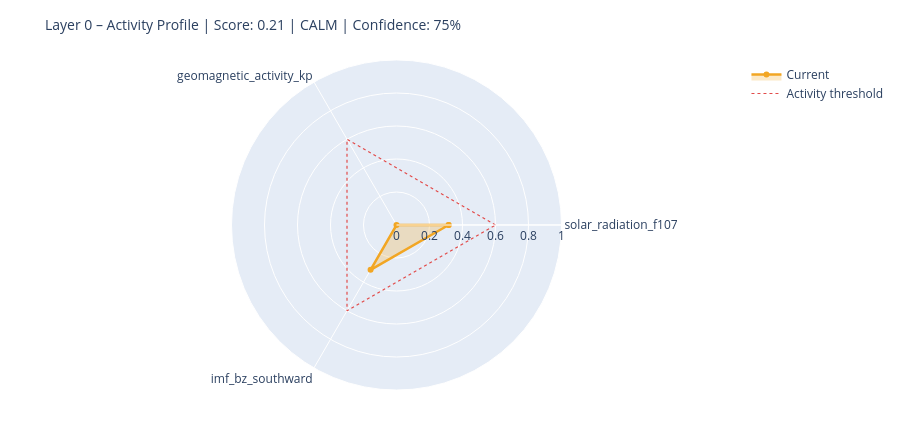

Write notebook code for a chart like this one.
### Markdown cell above
---
## 6. State Assessment & Handoff to Layer 1

### Code cell
# ============================================================
# STEP 1 – Collect raw values with source modes
# Mode: 'primary' | 'fallback_3h' | 'last_valid' | 'missing'
# ============================================================

def safe_last(df, col):
    if df is None or col not in df.columns: return None
    s = df[col].dropna()
    return float(s.iloc[-1]) if not s.empty else None

f107_now = safe_last(df_f107, 'f10.7')
bz_now   = safe_last(df_mag,  'bz_gsm')
kp_now   = safe_last(df_kp,   'kp')
sw_now   = safe_last(df_sw,   'speed')

source_modes = {
    'F10.7':    'primary'  if f107_now is not None else 'missing',
    'Kp':       'primary'  if kp_now   is not None else 'missing',
    'IMF_Bz':   'primary'  if bz_now   is not None else 'missing',
    'SW_speed': 'primary'  if sw_now   is not None else 'missing',
}

# Kp Fallback – 3h endpoint
if kp_now is None:
    try:
        r = requests.get(
            'https://services.swpc.noaa.gov/json/noaa-planetary-k-index.json',
            timeout=10)
        r.raise_for_status()
        fb = pd.DataFrame(r.json())
        tc = next((c for c in fb.columns if 'time' in c.lower()), fb.columns[0])
        kc = next((c for c in fb.columns if 'kp' in c.lower() and c != tc), None)
        if kc:
            fb[kc] = fb[kc].astype(str).str.extract(r'([0-9]+(?:\.[0-9]*)?)')[0]
            fb[kc] = pd.to_numeric(fb[kc], errors='coerce')
            fb = fb[fb[kc] >= 0].dropna(subset=[kc])
            if not fb.empty:
                kp_now = float(fb[kc].iloc[-1])
                source_modes['Kp'] = 'fallback_3h'
                print(f'  Kp fallback (3h): {kp_now:.1f}')
    except Exception as e:
        print(f'  Kp fallback failed: {e}')

# Solar Wind Fallback – last valid value
if sw_now is None and df_sw is not None and 'speed' in df_sw.columns:
    s = df_sw['speed'].dropna()
    if not s.empty:
        sw_now = float(s.iloc[-1])
        source_modes['SW_speed'] = 'last_valid'
        print(f'  SW fallback (last_valid): {sw_now:.0f} km/s')

print()
print('Source modes:', source_modes)

# ============================================================
# STEP 2 – Score from available components only
# ============================================================

def norm(v, lo, hi):
    if v is None: return None
    return max(0.0, min(1.0, (v - lo) / (hi - lo)))

COMPONENTS = {
    'solar_radiation_f107':    (f107_now, norm(f107_now, 60, 250)),
    'geomagnetic_activity_kp': (kp_now,   norm(kp_now,   0,   9)),
    'imf_bz_southward':        (bz_now,   norm(-(bz_now or 0) if bz_now else None, -5, 30)
                                           if bz_now is not None else None),
    'solar_wind_speed':        (sw_now,   norm(sw_now, 300, 800)),
}

available   = {k: v[1] for k, v in COMPONENTS.items() if v[1] is not None}
unavailable = [k for k, v in COMPONENTS.items() if v[1] is None]

layer0_score = round(sum(available.values()) / len(available), 4) if available else None
confidence   = round(len(available) / len(COMPONENTS), 2)

level = ('unknown'  if layer0_score is None
         else 'calm'     if layer0_score < 0.3
         else 'moderate' if layer0_score < 0.6
         else 'active')

# ============================================================
# STEP 3 – Dominant Driver
# ============================================================

def dominant_driver(kp, f107, bz, sw):
    candidates = []
    if kp   is not None and kp   >= 4:   candidates.append(('geomagnetic',    kp / 9))
    if sw   is not None and sw   >= 500:  candidates.append(('solar_wind',     sw / 800))
    if bz   is not None and bz   <= -5:   candidates.append(('imf_southward',  abs(bz) / 30))
    if f107 is not None and f107 >= 150:  candidates.append(('solar_radiation',f107 / 250))
    return max(candidates, key=lambda x: x[1])[0] if candidates else 'none'

driver = dominant_driver(kp_now, f107_now, bz_now, sw_now)

# ============================================================
# STEP 4 – Downstream expectations
# ============================================================

def downstream_expectation(driver, score, kp, bz, f107):
    exp = {
        'magnetosphere':        'calm',
        'ionosphere':           'calm',
        'schumann_resonance':   'unchanged',
        'lithosphere_currents': 'low',
    }
    if driver == 'geomagnetic' or (kp and kp >= 5):
        exp['magnetosphere']        = 'compressed / storm'
        exp['ionosphere']           = 'elevated disturbance (TEC variability)'
        exp['schumann_resonance']   = 'elevated amplitude possible'
        exp['lithosphere_currents'] = 'elevated induction currents'
    elif driver == 'imf_southward' or (bz and bz <= -5):
        exp['magnetosphere']        = 'energy coupling active'
        exp['ionosphere']           = 'elevated electron density possible'
        exp['schumann_resonance']   = 'slight modulation possible'
    elif driver == 'solar_radiation' or (f107 and f107 >= 150):
        exp['ionosphere']           = 'elevated ionization (F-layer)'
        exp['schumann_resonance']   = 'slightly elevated background activity'
    return exp

downstream = downstream_expectation(driver, layer0_score, kp_now, bz_now, f107_now)

# ============================================================
# CONSOLE OUTPUT
# ============================================================

W = 58
print('=' * W)
print('LAYER 0 – STATE ASSESSMENT')
print('=' * W)
for name, (raw_v, score_v) in COMPONENTS.items():
    if score_v is not None:
        bar = '█' * int(score_v * 20) + '░' * (20 - int(score_v * 20))
        print(f'  {name:<35}  {bar}  {score_v:.2f}')
    else:
        print(f'  {name:<35}  {"─" * 20}  n/a')
print('-' * W)
print(f'  Score ({len(available)}/{len(COMPONENTS)} components):  {layer0_score:.3f}')
print(f'  Confidence:         {confidence:.0%}')
print(f'  Level:              {level.upper()}')
print(f'  Dominant Driver:    {driver}')

# Radar chart
cats = list(available.keys())
vals = list(available.values())
if len(cats) >= 3:
    fig = go.Figure()
    fig.add_trace(go.Scatterpolar(
        r=vals + [vals[0]], theta=cats + [cats[0]],
        fill='toself', fillcolor='rgba(242,166,35,0.25)',
        line=dict(color='#F2A623', width=2.5), name='Current'
    ))
    fig.add_trace(go.Scatterpolar(
        r=[0.6] * (len(cats) + 1), theta=cats + [cats[0]],
        line=dict(color='#E24B4A', dash='dot', width=1.2),
        mode='lines', name='Activity threshold'
    ))
    fig.update_layout(
        title=dict(text=f'Layer 0 – Activity Profile | Score: {layer0_score:.2f} | {level.upper()} | Confidence: {confidence:.0%}',
                   font=dict(size=14)),
        polar=dict(radialaxis=dict(visible=True, range=[0, 1])),
        height=430, showlegend=True,
        margin=dict(l=60, r=60, t=60, b=40)
    )
    fig.show()

### Figure 1 — Plotly figure (JSON) as saved in the notebook; plotly's stock layout.template omitted (floating-point values rounded to 4 significant figures)
{"data": [{"fill": "toself", "fillcolor": "rgba(242,166,35,0.25)", "line": {"color": "#F2A623", "width": 2.5}, "name": "Current", "r": [0.3158, 0.0, 0.314, 0.3158], "theta": ["solar_radiation_f107", "geomagnetic_activity_kp", "imf_bz_southward", "solar_radiation_f107"], "type": "scatterpolar"}, {"line": {"color": "#E24B4A", "dash": "dot", "width": 1.2}, "mode": "lines", "name": "Activity threshold", "r": [0.6, 0.6, 0.6, 0.6], "theta": ["solar_radiation_f107", "geomagnetic_activity_kp", "imf_bz_southward", "solar_radiation_f107"], "type": "scatterpolar"}], "layout": {"height": 430, "margin": {"b": 40, "l": 60, "r": 60, "t": 60}, "polar": {"radialaxis": {"range": [0, 1], "visible": true}}, "showlegend": true, "title": {"font": {"size": 14}, "text": "Layer 0 – Activity Profile | Score: 0.21 | CALM | Confidence: 75%"}}}
